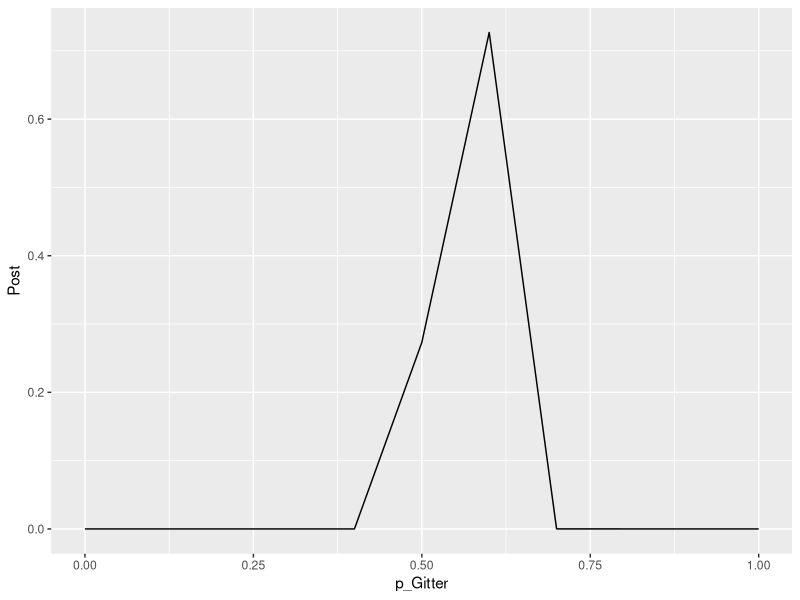

Write the R code that produced this figure.
## ---- chunk 1
knitr::opts_chunk$set(fig.pos = 'H',
                      fig.asp = 0.618,
                      fig.width = 4,
                      fig.cap = "", 
                      fig.path = "",
                      echo = FALSE,
                      message = FALSE,
                      fig.show = "hold")
## ---- chunk 2
#| message: false
library(tidyverse)
## ---- chunk 3
d <-
  tibble(
    # definiere die Hypothesen (das "Gitter"): 
    p_Gitter = seq(from = 0, to = 1, by = 0.1),
    # bestimme den Priori-Wert:       
    Priori  = 1) %>%  
    mutate(
      # berechne Likelihood für jeden Gitterwert:
      Likelihood = dbinom(140, size = 250, prob = p_Gitter),
      # berechen unstand. Posteriori-Werte:
      unstd_Post = Likelihood * Priori,
      # berechne stand. Posteriori-Werte (summiert zu 1):
      Post = unstd_Post / sum(unstd_Post))  
## ---- chunk 4
#| echo: false
d %>% 
  knitr::kable(digits=2)
## ---- chunk 5
d %>% 
  ggplot(aes(x=p_Gitter, y = Post)) +
  geom_line()
## ---- chunk 6
#| echo: true
dbinom(x = 0:250, size = 250, prob = 1/2) %>% which.max()
